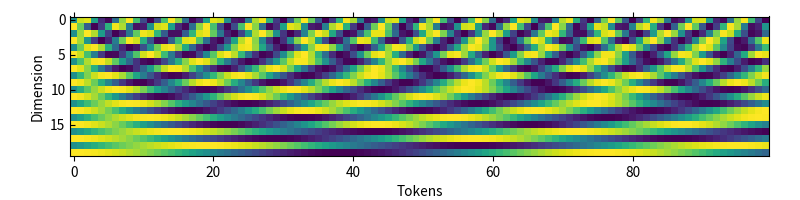

This chart was generated by the following Python code:
from argparse import ArgumentParser

from matplotlib import pyplot as plt
import numpy as np
import torch

from src.blocks import PositionalEncoding


if __name__ == "__main__":

    argparser = ArgumentParser()
    argparser.add_argument("--n", type=int, default=100)
    argparser.add_argument("--dim", type=int, default=20)
    args = argparser.parse_args()

    encoding = PositionalEncoding(dim=args.dim, max_length=args.n)
    encoding = encoding.encoding.numpy()

    plt.figure(figsize=(8, 3))
    plt.imshow(encoding.T)
    plt.savefig("examples/vis_pos_emb.png")
    plt.xlabel("Tokens")
    plt.ylabel("Dimension")
    plt.show()
